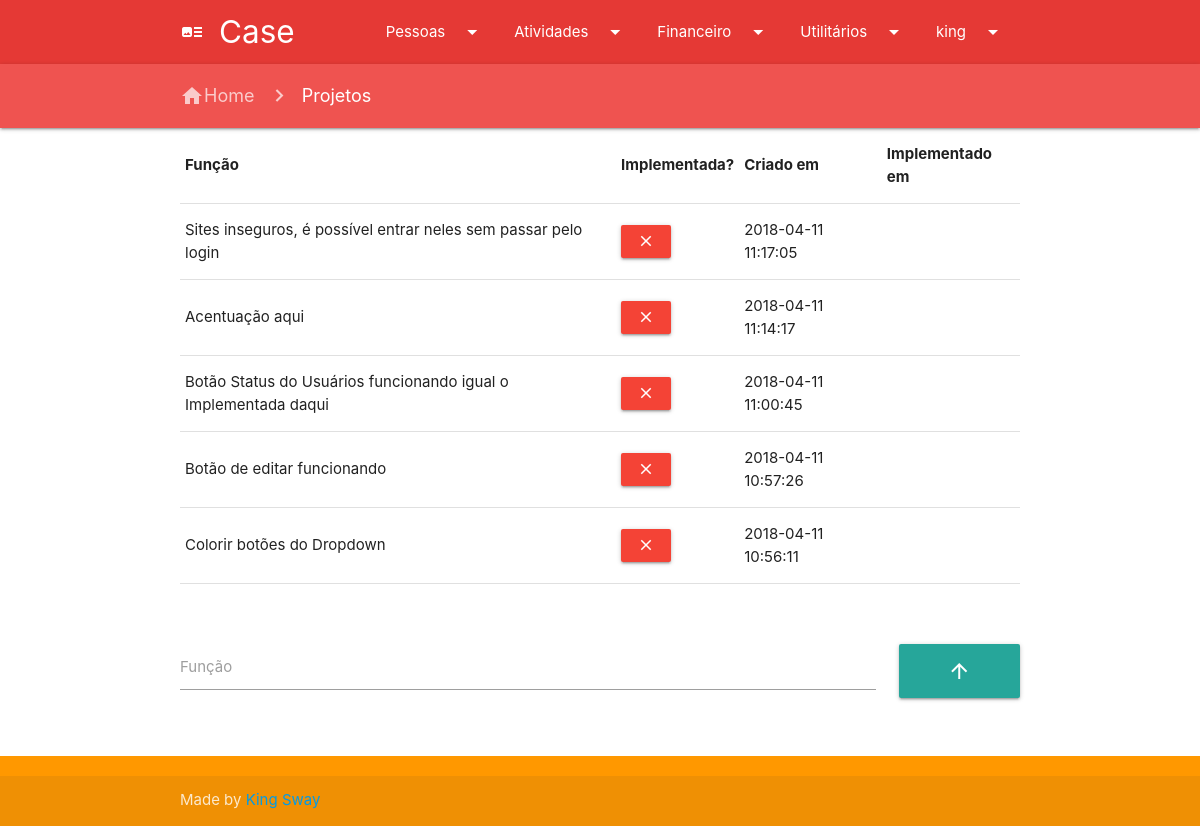
The app's page /projeto.php (signed in) with its own data.
### tables this page shows
CREATE TABLE `tbprojetos` (
  `id` int(255) NOT NULL,
  `funcao` varchar(255) NOT NULL,
  `implementada` int(1) NOT NULL DEFAULT '0',
  `criadoem` timestamp NULL DEFAULT CURRENT_TIMESTAMP,
  `implementadaem` date DEFAULT NULL
);

### projeto.php (the view, shortened to what this page needs)
<!DOCTYPE html>
<html>
  <head>
    <link href="css/materialize.css" type="text/css" rel="stylesheet" media="screen,projection"/>
    <link href="css/style.css" type="text/css" rel="stylesheet" media="screen,projection"/>
  </head>
  <body>
		<?php require_once ("padroes/navigation.php"); ?>
    <nav class="red lighten-1" role="navigation">
      <div class="nav-wrapper container">
        <a href="index.php" class="breadcrumb"><i class="material-icons">home</i>Home</a>
        <a class="breadcrumb">Projetos</a>
      </div>
    </nav>
    <div class="container">
      <form method="POST" action="#" class="col s12">
    <table cellpadding="1">
      <tr class="hoverable">
        <th>Função</th>
        <th>Implementada?</th>
        <th>Criado em</th>
        <th>Implementado em</th>
      </tr>
      <?php
        $db = mysqli_connect('localhost', 'root', '', 'dbregistro');
        $query = "SELECT id, funcao, implementada, criadoem, implementadaem FROM tbprojetos ORDER BY criadoem DESC";
        $result = mysqli_query($db, $query);
        while ($user = mysqli_fetch_assoc($result)){ ?>
        <tr class="hoverable">
          <td><?php echo $user['funcao']?></td>
          <?php
          if ($user['implementada'] == 0) { echo '<td><Button name="btnImplementado" value="'.$user['id'].'" class="btn-small red"><i class="material-icons">clear</i></Button></td>';}
          ?>
          <td><?php echo $user['criadoem']?></td>
          <td><?php echo $user['implementadaem']?></td>
        </tr>
      <?php
      }
      ?>
    </table>
    </form>
    <br>
    <br>
    <form method="POST" action="#" class="col s12">
      <div class="row">
        <div class="input-field col s10">
          <input type="text" name="txtFuncao">
          <label>Função</label>
        </div>
        <div class="input-field col s2">
          <button name="btnProjeto" class="btn-large" style="width: 100%"><i class="material-icons">arrow_upward</i></button>
        </div>
      </div>
    </form>
    </div>
<br>
    <?php require_once("padroes/footer.php") ?>
</body>
</html>

### records on screen
tbprojetos: funcao "Sites inseguros, é possível entrar neles sem passar pelo login", $user['id'] 5 (drawn), criadoem "2018-04-11 11:17:05"
tbprojetos: funcao "Acentuação aqui", $user['id'] 4 (drawn), criadoem "2018-04-11 11:14:17"
tbprojetos: funcao "Botão Status do Usuários funcionando igual o Implementada daqui", $user['id'] 3 (drawn), criadoem "2018-04-11 11:00:45"
tbprojetos: funcao "Botão de editar funcionando", $user['id'] 2 (drawn), criadoem "2018-04-11 10:57:26"
tbprojetos: funcao "Colorir botões do Dropdown", $user['id'] 1 (drawn), criadoem "2018-04-11 10:56:11"

### other values on screen
$_SESSION['usuario'] "king"
